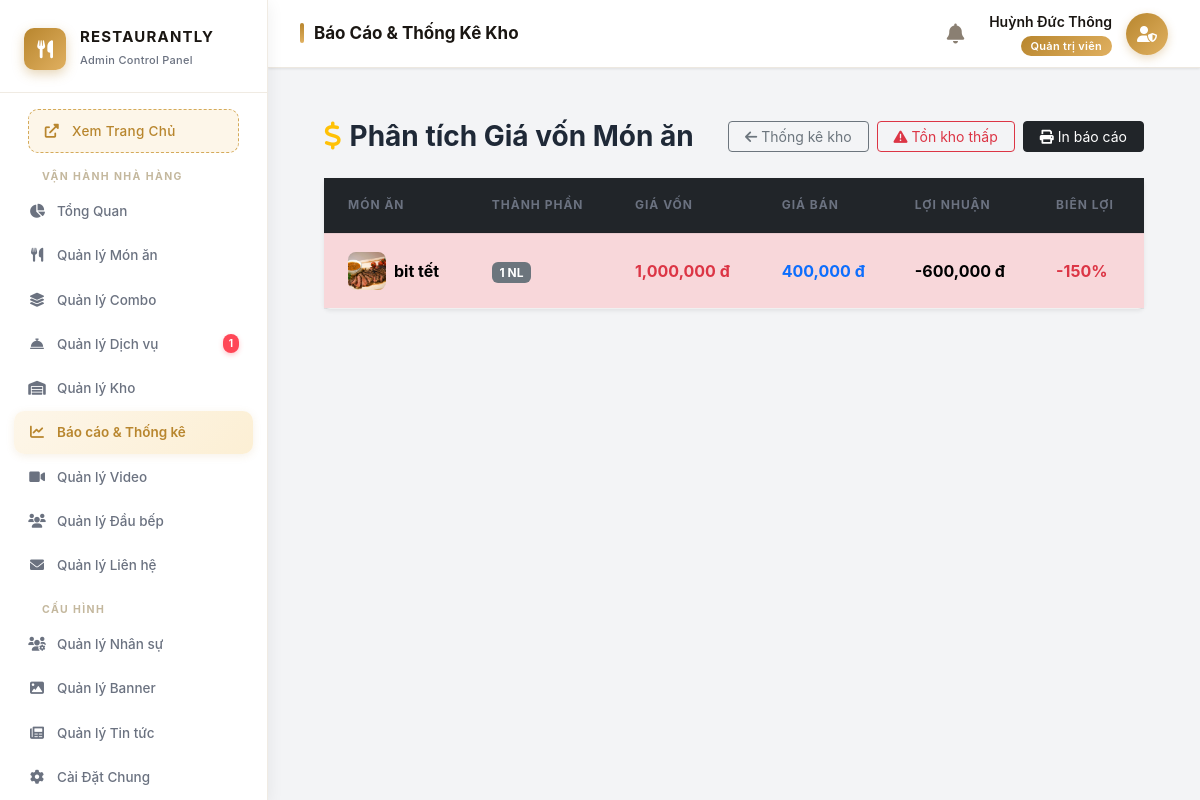
The app's page /admin/controllers/ReportController.php?action=food_cost (signed in), older data.
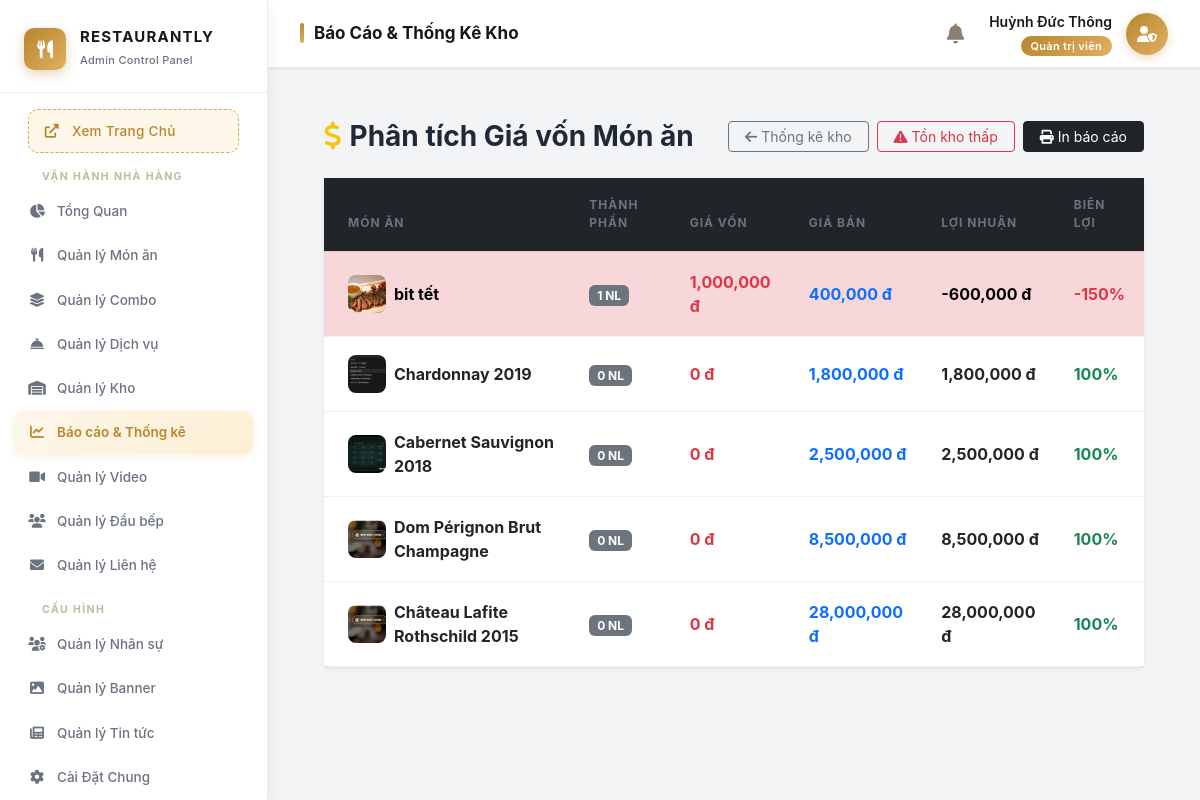
The same page, newer data.
### tables this page shows
CREATE TABLE `foods` (
  `id` int(11) NOT NULL,
  `category_id` int(11) DEFAULT NULL,
  `name` varchar(255) NOT NULL,
  `price` decimal(15,2) NOT NULL,
  `image` varchar(255) DEFAULT NULL,
  `description` text DEFAULT NULL,
  `allergens` text DEFAULT NULL,
  `wine_pairing_id` int(11) DEFAULT NULL,
  `chef_note` text DEFAULT NULL,
  `status` tinyint(1) DEFAULT 1,
  `is_active` tinyint(1) NOT NULL DEFAULT 1,
  `is_chef_recommended` tinyint(1) DEFAULT 0
);

### admin/controllers/ReportController.php (the view, shortened to what the changed rows need)
<?php
$db = (new Database())->getConnection();
$action = $_GET['action'] ?? 'stats';
?>
<?php
if ($action === 'food_cost') {
    $food_costs = $db->query("
        SELECT
            f.id, f.name as food_name, f.price as selling_price, f.image,
            COALESCE(SUM(
                (CASE
                    WHEN LOWER(TRIM(r.unit)) = 'g'  AND LOWER(TRIM(i.unit_name)) = 'kg' THEN r.quantity_required / 1000
                    WHEN LOWER(TRIM(r.unit)) = 'ml' AND LOWER(TRIM(i.unit_name)) = 'l'  THEN r.quantity_required / 1000
                    ELSE r.quantity_required
                END) * i.cost_price
            ), 0) as real_cost,
            COUNT(r.ingredient_id) as ingredient_count
        FROM foods f
        LEFT JOIN food_recipes r ON f.id = r.food_id
        LEFT JOIN inventory i ON r.ingredient_id = i.id
        WHERE f.is_active = 1
        GROUP BY f.id
        ORDER BY (f.price - COALESCE(SUM(
            (CASE WHEN LOWER(TRIM(r.unit))='g' AND LOWER(TRIM(i.unit_name))='kg' THEN r.quantity_required/1000
                  WHEN LOWER(TRIM(r.unit))='ml' AND LOWER(TRIM(i.unit_name))='l' THEN r.quantity_required/1000
                  ELSE r.quantity_required END)*i.cost_price
        ),0)) ASC
    ")->fetchAll(PDO::FETCH_ASSOC);
    include '../../public/admin_layout_header.php';
?>
<link rel="stylesheet" href="../../public/assets/admin/css/admin-style.css">
<div class="container-fluid p-4">
    <div class="card border-0 shadow-sm">
        <table class="table table-hover align-middle mb-0">
            <thead class="table-dark">
                <tr>
                    <th class="ps-4">Món ăn</th>
                    <th>Thành phần</th>
                    <th>Giá vốn</th>
                    <th>Giá bán</th>
                    <th>Lợi nhuận</th>
                    <th>Biên lợi</th>
                </tr>
            </thead>
            <tbody class="bg-white">
            <?php foreach ($food_costs as $fc):
                $profit = $fc['selling_price'] - $fc['real_cost'];
                $margin = $fc['selling_price'] > 0 ? ($profit / $fc['selling_price']) * 100 : 0;
                $margin_class = $margin < 30 ? 'text-danger fw-bold' : ($margin < 50 ? 'text-warning fw-bold' : 'text-success fw-bold');
                $bg_class = $margin < 30 ? 'table-danger' : '';
            ?>
            <tr class="<?= $bg_class ?>">
                <td class="ps-4">
                    <div class="d-flex align-items-center gap-2">
                        <img src="../../public/assets/img/menu/<?= htmlspecialchars($fc['image']) ?>"
                             onerror="this.src=''"
                             style="width:38px;height:38px;object-fit:cover;border-radius:8px;">
                        <strong><?= htmlspecialchars($fc['food_name']) ?></strong>
                    </div>
                </td>
                <td><span class="badge bg-secondary"><?= $fc['ingredient_count'] ?> NL</span></td>
                <td class="text-danger fw-bold"><?= number_format($fc['real_cost']) ?> đ</td>
                <td class="text-primary fw-bold"><?= number_format($fc['selling_price']) ?> đ</td>
                <td class="fw-bold"><?= number_format($profit) ?> đ</td>
                <td class="<?= $margin_class ?>"><?= round($margin, 1) ?>%</td>
            </tr>
            <?php endforeach; ?>
            </tbody>
        </table>
    </div>
</div>
<?php
    exit;
}
header("Location: ReportController.php?action=stats"); exit;

### public/admin_layout_header.php (shortened to what the changed rows need)
<?php
if (!function_exists('isActive')) {
    function isActive($path)
    {
        return strpos($_SERVER['REQUEST_URI'], $path) !== false ? 'active' : '';
    }
}
$pending_services_count = 0;
try {
    if (isset($db)) {
        $stmt_ps = $db->query("SELECT COUNT(*) FROM service_bookings WHERE status = 'Pending'");
        $pending_services_count = (int)$stmt_ps->fetchColumn();
    }
} catch (Exception $e) {
    $low_stock_count = $expiry_count = $total_alerts = 0;
}
?>
<!DOCTYPE html>
<html lang="vi">
<head>
    <link href="https://cdn.jsdelivr.net/npm/bootstrap@5.3.0/dist/css/bootstrap.min.css" rel="stylesheet">
    <link rel="stylesheet" href="https://cdnjs.cloudflare.com/ajax/libs/font-awesome/6.0.0/css/all.min.css">
</head>
<body>
    <aside class="admin-sidebar">
        <div class="sidebar-brand">
            <div class="brand-text">
                <h2>RESTAURANTLY</h2>
            </div>
        </div>
        <div class="menu-scroll">
            <ul class="menu-list">
                <li class="<?= isActive('manage_services.php') ?>">
                    <a href="/restaurant-project/admin/controllers/manage_services.php">
                        <i class="fas fa-concierge-bell"></i>
                        <span>Quản lý Dịch vụ</span>
                        <?php if ($pending_services_count > 0): ?>
                            <span class="badge-notify"><?= $pending_services_count ?></span>
                        <?php endif; ?>
                    </a>
                </li>
        </ul>
    </aside>
    <div class="main-wrapper">
        <div class="content-area">

Row changes from the older to the newer data that the page shows:
added foods: image (picture), name "Chardonnay 2019", ingredient_count "0", real_cost "0", price "1,800,000", profit "1,800,000", margin "100"
added foods: image (picture), name "Cabernet Sauvignon 2018", ingredient_count "0", real_cost "0", price "2,500,000", profit "2,500,000", margin "100"
added foods: image (picture), name "Dom Pérignon Brut Champagne", ingredient_count "0", real_cost "0", price "8,500,000", profit "8,500,000", margin "100"
added foods: image (picture), name "Château Lafite Rothschild 2015", ingredient_count "0", real_cost "0", price "28,000,000", profit "28,000,000", margin "100"
Text that changed along with them:
$pending_services_count: "1" → (not shown)
